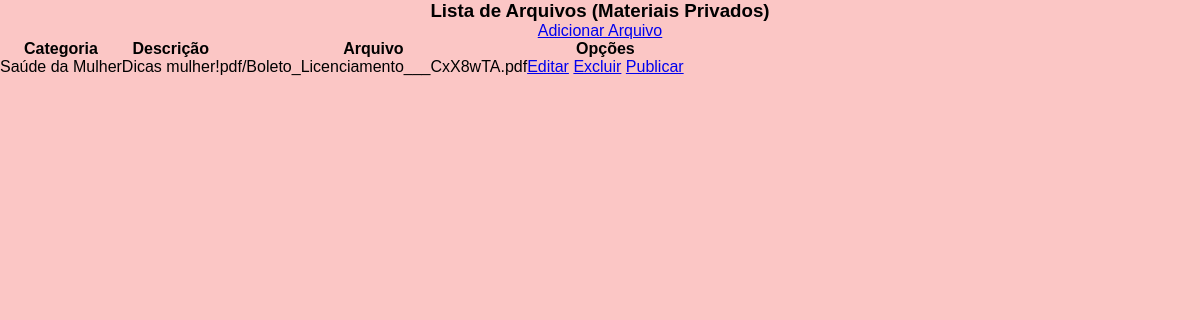
Page /listar/arquivos (signed in) on the committed database.
### materiais/models.py (models this page shows, shortened)
class Arquivo(models.Model):
    idealizadora = models.CharField(max_length=50)
    descricao = models.TextField(verbose_name="Descrição")
    created_at = models.DateTimeField(auto_now_add=True)
    arquivo = models.FileField(upload_to='pdf/')
    categoria = models.ForeignKey(Categoria, on_delete=models.PROTECT)

class Categoria(models.Model):
    nome = models.CharField(max_length=50)
    def __str__(self):
        return self.nome

### materiais/views.py (the view)
# urls.py: path('listar/arquivos', ArquivoList.as_view(), name='listar-arquivos'),
class ArquivoList(LoginRequiredMixin, ListView):
    login_url = reverse_lazy('login')
    model = Arquivo
    template_name = 'materiais/listas/arquivo.html'

### materiais/templates/materiais/listas/arquivo.html (shortened to what this page needs)
{% extends 'paginas/base.html' %}
{% load static %}
{% block conteudo %}
<h3>Lista de Arquivos (Materiais Privados)</h3>
<a href="{% url 'upar-arquivo' %}">Adicionar Arquivo</a>
<table>
    <tr>
        <th>Categoria</th>
        <th>Descrição</th>
        <th>Arquivo</th>
        <th>Opções</th>
    </tr>
    {% for arquivo in object_list %}
    <tr>
        {% if arquivo.categoria_id == 11 %}
        <td>{{ arquivo.categoria }}</td>
        <td>{{ arquivo.descricao }}</td>
        <td>{{ arquivo.arquivo }}</td>
        <td>
            <a href="{% url 'editar-arquivo' arquivo.pk %}">Editar</a>
            <a href="{% url 'excluir-arquivo' arquivo.pk %}">Excluir</a>
            <a href="#">Publicar</a>
        </td>
        {% endif %}
    </tr>
    {% empty %}
    <tr>
        <td>Nenhum arquivo upado.</td>
    </tr>
    {% endfor %}
</table>
{% endblock %}

### static/css/venus.css (style rules this page uses)
* { margin: 0px; padding: 0px; box-sizing: border-box; text-align: center; }
body { height: 100%; margin: 0px; padding: 0px; text-align: center; width: 100%; overflow-x: hidden; background-repeat: no-repeat; }

### rows in the picture
Arquivo: categoria "Saúde da Mulher", descricao "Dicas mulher!", arquivo "pdf/Boleto_Licenciamento___CxX8wTA.pdf"
